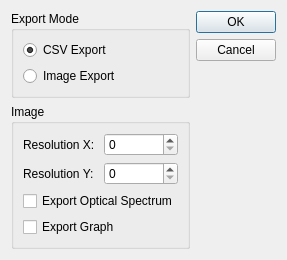
<?xml version="1.0" encoding="UTF-8"?>
<ui version="4.0">
 <class>ExportDialog</class>
 <widget class="QDialog" name="ExportDialog">
  <property name="geometry">
   <rect>
    <x>0</x>
    <y>0</y>
    <width>260</width>
    <height>251</height>
   </rect>
  </property>
  <property name="windowTitle">
   <string>Export Dialog</string>
  </property>
  <layout class="QHBoxLayout" name="horizontalLayout">
   <item>
    <layout class="QVBoxLayout" name="verticalLayout">
     <item>
      <widget class="QGroupBox" name="groupBox">
       <property name="title">
        <string>Export Mode</string>
       </property>
       <layout class="QVBoxLayout" name="verticalLayout_2">
        <item>
         <widget class="QRadioButton" name="csvMode">
          <property name="text">
           <string>CSV Export</string>
          </property>
          <property name="checked">
           <bool>true</bool>
          </property>
         </widget>
        </item>
        <item>
         <widget class="QRadioButton" name="imageMode">
          <property name="text">
           <string>Image Export</string>
          </property>
         </widget>
        </item>
       </layout>
      </widget>
     </item>
     <item>
      <widget class="QGroupBox" name="groupBox_2">
       <property name="title">
        <string>Image</string>
       </property>
       <layout class="QVBoxLayout" name="verticalLayout_3">
        <item>
         <layout class="QGridLayout" name="gridLayout">
          <item row="0" column="0">
           <widget class="QLabel" name="label">
            <property name="text">
             <string>Resolution X:</string>
            </property>
           </widget>
          </item>
          <item row="0" column="1">
           <widget class="QSpinBox" name="resXSpin">
            <property name="maximum">
             <number>10000</number>
            </property>
            <property name="singleStep">
             <number>100</number>
            </property>
           </widget>
          </item>
          <item row="1" column="0">
           <widget class="QLabel" name="label_2">
            <property name="text">
             <string>Resolution Y:</string>
            </property>
           </widget>
          </item>
          <item row="1" column="1">
           <widget class="QSpinBox" name="resYSpin">
            <property name="maximum">
             <number>10000</number>
            </property>
            <property name="singleStep">
             <number>100</number>
            </property>
           </widget>
          </item>
         </layout>
        </item>
        <item>
         <widget class="QCheckBox" name="opticalCheckBox">
          <property name="text">
           <string>Export Optical Spectrum</string>
          </property>
         </widget>
        </item>
        <item>
         <widget class="QCheckBox" name="graphCheckBox">
          <property name="text">
           <string>Export Graph</string>
          </property>
         </widget>
        </item>
       </layout>
      </widget>
     </item>
     <item>
      <spacer name="verticalSpacer">
       <property name="orientation">
        <enum>Qt::Vertical</enum>
       </property>
       <property name="sizeHint" stdset="0">
        <size>
         <width>20</width>
         <height>40</height>
        </size>
       </property>
      </spacer>
     </item>
    </layout>
   </item>
   <item>
    <widget class="QDialogButtonBox" name="buttonBox">
     <property name="orientation">
      <enum>Qt::Vertical</enum>
     </property>
     <property name="standardButtons">
      <set>QDialogButtonBox::Cancel|QDialogButtonBox::Ok</set>
     </property>
    </widget>
   </item>
  </layout>
 </widget>
 <resources/>
 <connections>
  <connection>
   <sender>buttonBox</sender>
   <signal>accepted()</signal>
   <receiver>ExportDialog</receiver>
   <slot>accept()</slot>
   <hints>
    <hint type="sourcelabel">
     <x>248</x>
     <y>254</y>
    </hint>
    <hint type="destinationlabel">
     <x>157</x>
     <y>274</y>
    </hint>
   </hints>
  </connection>
  <connection>
   <sender>buttonBox</sender>
   <signal>rejected()</signal>
   <receiver>ExportDialog</receiver>
   <slot>reject()</slot>
   <hints>
    <hint type="sourcelabel">
     <x>316</x>
     <y>260</y>
    </hint>
    <hint type="destinationlabel">
     <x>286</x>
     <y>274</y>
    </hint>
   </hints>
  </connection>
 </connections>
</ui>
